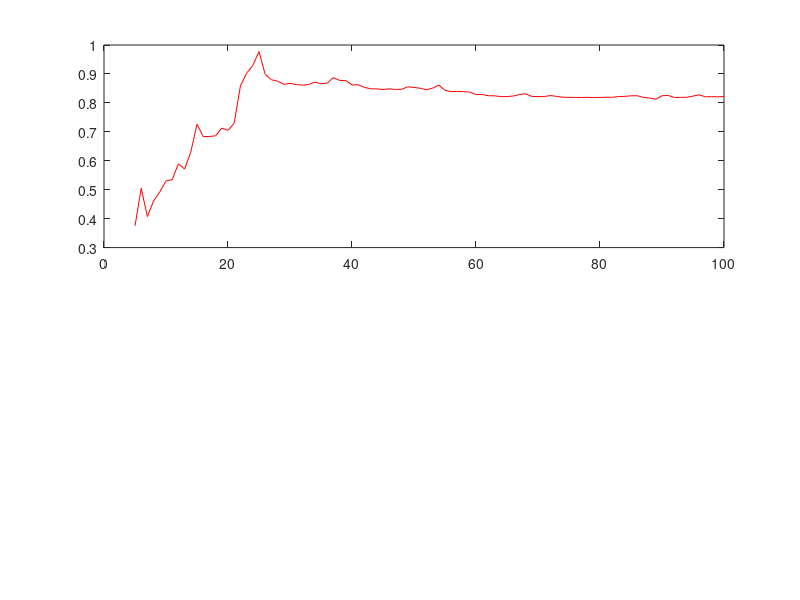

MATLAB code for this plot: (Note: this script raises an error after producing the figure.)
% System Identification Exercise Session 7
% Robin Schmid, schmirob@eth.ch
%%
clear all; close all; clc;

a = 0.9;
b = 0.5;
N_exp = 5:100;

% ARX model
z = tf('z', 1);
A = 1-a*z^-1;
B = b*z^-1;

% Noise and input Gaussian
u_init = 0.25*randn(1,100);
v_init = 0.25*randn(1,100);

theta0 = zeros(2,100);
theta_n = zeros(2,100);

it = 0;
% Run for same noise
for N = N_exp
    u = u_init(1:N);
    v = v_init(1:N);

    % Without noise
    y0 = lsim(B/A,u);
    % With noise
    y_n = lsim(B/A,u) + lsim(1/A,v);

    % LS for noise free case, assume at rest
    Phi = zeros(N,2);
    Phi(1,:) = [0 0];
    for i = 2:N
        Phi(i,:) = [y0(i-1) u(i-1)];
    end
    
    theta0(:,N) = Phi\y0;
    
    % LS with noise, assume at rest
    Phi = zeros(N,2);
    Phi(1,:) = [0 0];
    for i = 2:N
        Phi(i,:) = [y_n(i-1) u(i-1)];
    end
    
    theta_n(:,N) = Phi\y_n;
end
theta0(:,1:4) = [];
theta_n(:,1:4) = [];

% Plotting
figure(1);
subplot(2,1,1);
plot(N_exp,theta_n(1,:),'r');
hold on
yline(a,'b');
title('Estimate of a for different N');
xlabel('N');
ylabel('a');

subplot(2,1,2);
plot(N_exp,theta_n(2,:),'r');
hold on
yline(b,'b');
title('Estimate of b for different N');
xlabel('N');
ylabel('b');

% %% For multiple N
% l_s = 5:100;
% num_N = size(l_s,2);
% 
% for k = 1:num_N
%     N = l_s(k);
%     u = randn(N,1)*sqrt(var);
%     % w = randn(N,1)*sqrt(0.2);
%     w = randn(N,1)*sqrt(var);
%     % w = zeros(N,1);
%     phi = zeros(N,2);
%     y = zeros(N,1);
%     
%     y(1) = w(1); % Initialize y with first value
%     for t = 2:N
%         y(t) = a*y(t-1) + b*u(t-1) + w(t);
%         phi(t,:) = [y(t-1), u(t-1)];
%     end
%     theta_hat(k, :) = (phi'*phi)\phi'*y;
% end
% 
% figure(1);
% subplot(2,1,1);
% plot(l_s,theta_hat(:,1),'r');
% hold on
% yline(a,'b');
% title('Estimate of a for different N');
% xlabel('N');
% ylabel('a');
% 
% subplot(2,1,2);
% plot(l_s,theta_hat(:,2),'r');
% hold on
% yline(b,'b');
% title('Estimate of b for different N');
% xlabel('N');
% ylabel('b');